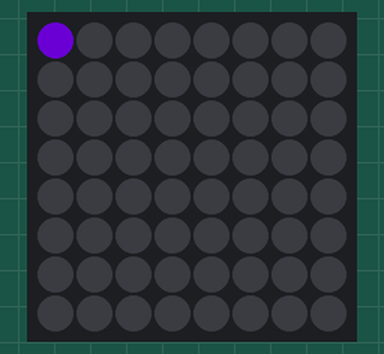
The program below on a simulated Raspberry Pi (BCM pin numbers) with a Sense HAT. Shown: the Sense HAT's 8×8 RGB LED matrix. Dim RGB values are drawn brighter than linear; random numbers come from a fixed seed.

Above: at 0.1 s.
At 3.1 s:
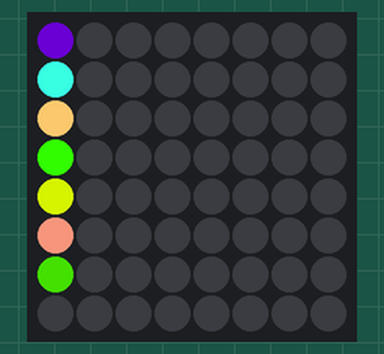
At 6.6 s:
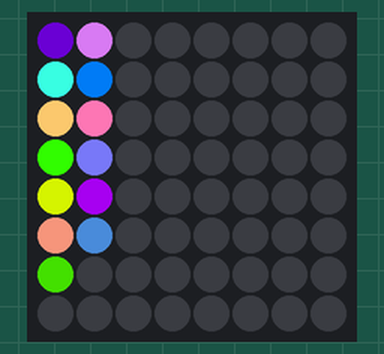
At 10.1 s:
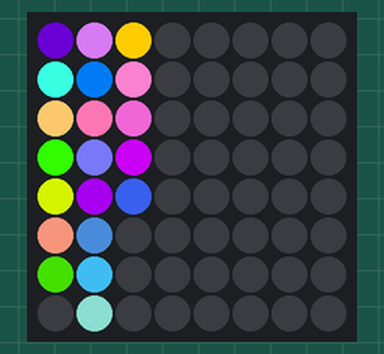
At 17.1 s:
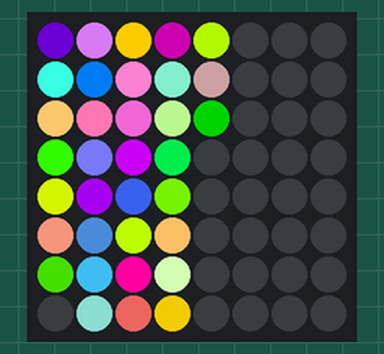
At 39.1 s:
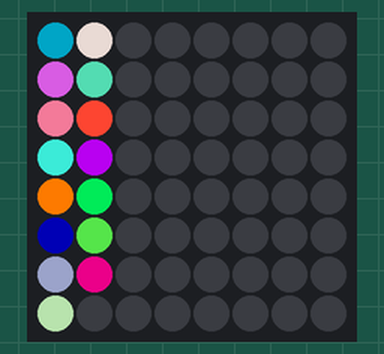

The program:

pixelator.py
```python
import sense_hat
from time import sleep, time
from random import randint

sense = sense_hat.SenseHat()
sense.set_imu_config(False, False, False)
sense.set_rotation(90)


def main():
    while True:
        x = 0
        y = 0
        sense.clear()

        sleeptime = 0.5
        def randomColour():
          return [randint(0,255), randint(0,255), randint(0,255)]

        def pixelator():
            for x in range(8):
              for y in range(8):
                sense.set_pixel(x,y,randomColour())
                sleep(sleeptime)
        pixelator()
        sense.clear()
try:
    main()
    print("Programma sluiten")
finally:
    print("Opkuisen van de matrix")
    sense.clear()
```
